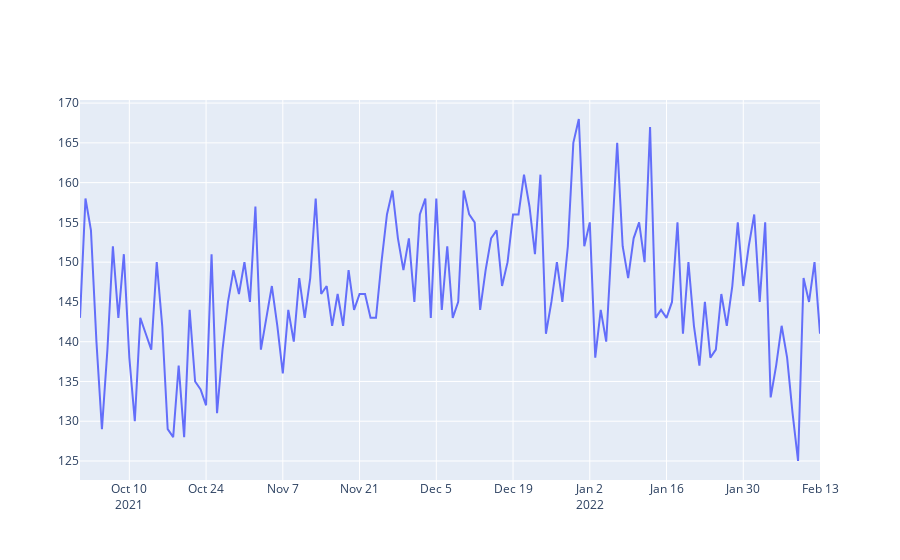

Notebook code cell kept with this figure:
### Code cell
dailySales_data = [go.Scatter( x=dailysales_df.index,y=dailysales_df.DailySales)]
py.iplot(dailySales_data)

### Figure 1 — Plotly figure (JSON) as saved in the notebook; plotly's stock layout.template omitted (floating-point values rounded to 4 significant figures; data arrays with more than 128 entries replaced by an {"elided": "..."} marker saying what was removed)
{"data": [{"type": "scatter", "x": {"elided": "136 str values"}, "y": {"elided": "136 int values"}}], "layout": {}}
